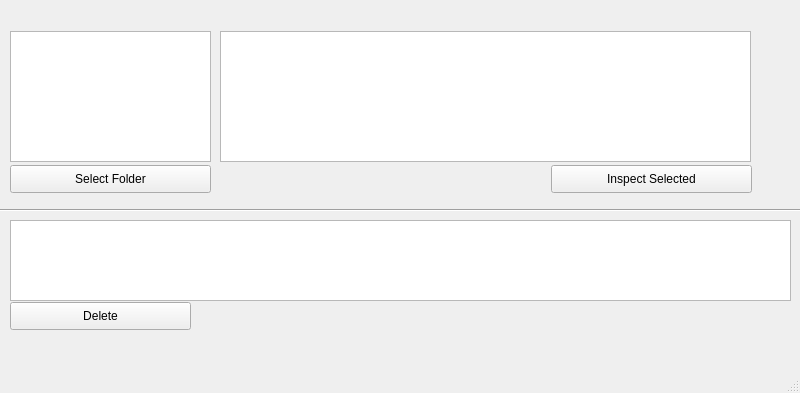
<?xml version="1.0" encoding="UTF-8"?>
<ui version="4.0">
 <class>MainWindow</class>
 <widget class="QMainWindow" name="MainWindow">
  <property name="geometry">
   <rect>
    <x>0</x>
    <y>0</y>
    <width>800</width>
    <height>393</height>
   </rect>
  </property>
  <property name="windowTitle">
   <string>MainWindow</string>
  </property>
  <widget class="QWidget" name="centralwidget">
   <widget class="QPushButton" name="folderselect">
    <property name="geometry">
     <rect>
      <x>10</x>
      <y>165</y>
      <width>201</width>
      <height>28</height>
     </rect>
    </property>
    <property name="text">
     <string>Select Folder</string>
    </property>
   </widget>
   <widget class="QListWidget" name="zipfiles">
    <property name="geometry">
     <rect>
      <x>220</x>
      <y>31</y>
      <width>531</width>
      <height>131</height>
     </rect>
    </property>
   </widget>
   <widget class="QPushButton" name="remove">
    <property name="geometry">
     <rect>
      <x>10</x>
      <y>302</y>
      <width>181</width>
      <height>28</height>
     </rect>
    </property>
    <property name="text">
     <string>Delete</string>
    </property>
   </widget>
   <widget class="QTextEdit" name="folder">
    <property name="geometry">
     <rect>
      <x>10</x>
      <y>31</y>
      <width>201</width>
      <height>131</height>
     </rect>
    </property>
   </widget>
   <widget class="QTextEdit" name="description">
    <property name="geometry">
     <rect>
      <x>10</x>
      <y>220</y>
      <width>781</width>
      <height>81</height>
     </rect>
    </property>
   </widget>
   <widget class="Line" name="line">
    <property name="geometry">
     <rect>
      <x>0</x>
      <y>200</y>
      <width>801</width>
      <height>20</height>
     </rect>
    </property>
    <property name="orientation">
     <enum>Qt::Horizontal</enum>
    </property>
   </widget>
   <widget class="QPushButton" name="zipview">
    <property name="geometry">
     <rect>
      <x>551</x>
      <y>165</y>
      <width>201</width>
      <height>28</height>
     </rect>
    </property>
    <property name="text">
     <string>Inspect Selected</string>
    </property>
   </widget>
  </widget>
  <widget class="QMenuBar" name="menubar">
   <property name="geometry">
    <rect>
     <x>0</x>
     <y>0</y>
     <width>800</width>
     <height>26</height>
    </rect>
   </property>
  </widget>
  <widget class="QStatusBar" name="statusbar"/>
 </widget>
 <resources/>
 <connections/>
</ui>
